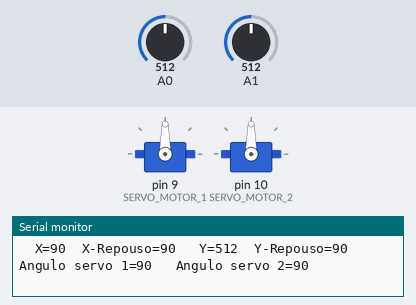
Recording of a program running on a simulated Arduino Uno, built with avr-gcc and run on an emulated ATmega328P. Parts: 2 × servo, the last lines printed to the serial monitor. Inputs (shaded band) come from the test bench; at power-on: A0 = 512, A1 = 512.

Above: at 1.2 s.
1.3 s: A0 set to 716
At 2.0 s:
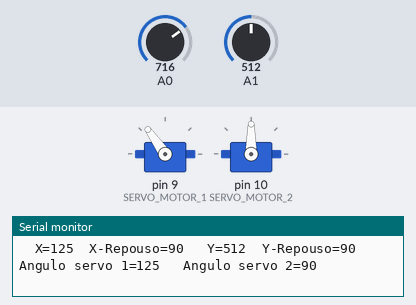
2.8 s: A0 set to 580
At 3.9 s:
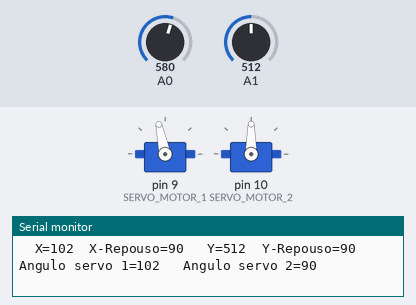
4.3 s: A0 set to 556
At 5.9 s:
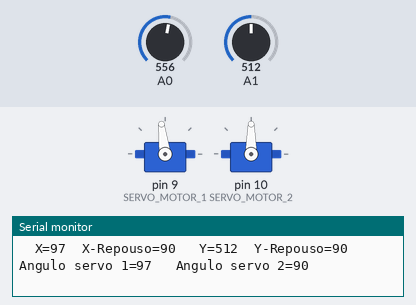
7.3 s: A0 set to 306
At 8.7 s:
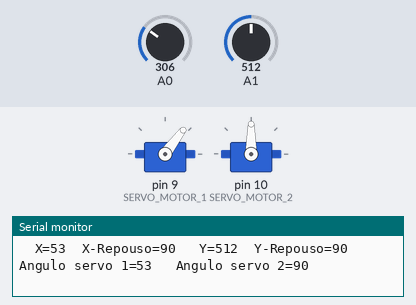
9.0 s: A0 set to 900
At 10.2 s:
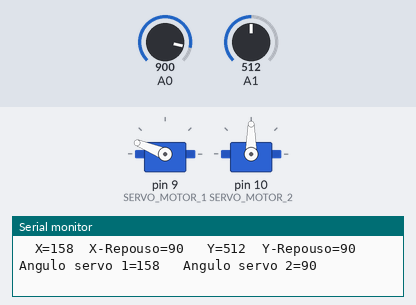
10.5 s: A1 set to 110
13.5 s: A1 set to 90
Timing chart, 0 to 16.0 s (numbered marks = the images above; inputs shaded):
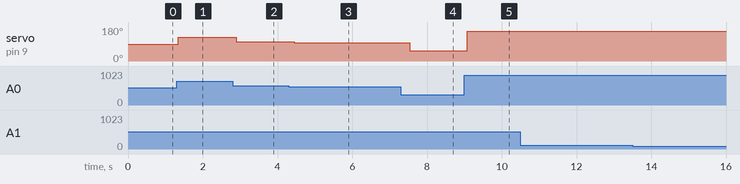

Measured:
- after the input at 1.3 s, servo on pin 9 (SERVO_MOTOR_1): 90° → 125° at once
- after the input at 2.8 s, servo on pin 9 (SERVO_MOTOR_1): 125° → 102° after 0.10 s
- after the input at 4.3 s, servo on pin 9 (SERVO_MOTOR_1): 102° → 97° after 0.15 s
- after the input at 7.3 s, servo on pin 9 (SERVO_MOTOR_1): 97° → 53° after 0.23 s
- after the input at 9.0 s, servo on pin 9 (SERVO_MOTOR_1): 53° → 158° after 0.08 s

The program:

main.cpp
```cpp
#include <Arduino.h>
#include <Servo.h>

#define SERVO_MOTOR_1 9
#define SERVO_MOTOR_2 10
// #define J1_Z 2

//Criando um objeto da classe Servo
Servo servo1;
Servo servo2;

int const ponto_inicial = 90;

int joystickX = 0;
int joystickY = 0;
// int joystickZ = 0;

int joystickRepousoX = 0;
int joystickRepousoY = 0;
// int joystickRepousoZ = 0;


//Este método é responsável apenas por imprimir no
//Serial Monitor os valores dos eixos X, Y e Z.
void imprimeEixos() {

  //imprime o valor do eixoX
  Serial.print("  X=");
  Serial.print(joystickX);
  Serial.print("  X-Repouso=");
  Serial.print(joystickRepousoX);

  //imprime o valor do eixoY
  Serial.print("   Y=");
  Serial.print(joystickY);
  Serial.print("  Y-Repouso=");
  Serial.print(joystickRepousoY);

  // //imprime o valor do eixoZ
  // Serial.print("   Z=");
  // Serial.println(joystickZ);

  Serial.print("   Angulo servo 1=");
  Serial.print(servo1.read());

  Serial.print("   Angulo servo 2=");
  Serial.println(servo2.read());

}

void setup() {

  //Ativando o Serial Monitor que exibirá os
  //valores lidos no Joystick
  Serial.begin(9600);

  //associando o pino digital de controle do
  //servo ao objeto da classe Servo
  servo1.attach(SERVO_MOTOR_1);
  servo2.attach(SERVO_MOTOR_2);

  //Definindo eixoZ como um pino de entrada
  //pinMode(EIXO_X, INPUT);
  //pinMode(EIXO_Y, INPUT);
  //pinMode(EIXO_Z, INPUT_PULLUP);

  servo1.write(ponto_inicial);

  joystickRepousoX = map(analogRead(A0), 0, 1023, 0, 180);
  joystickRepousoY = map(analogRead(A1), 0, 1023, 0, 180);

}

void loop() {
  //Lê o valor do eixoX
  joystickX = analogRead(A0);
  joystickY = analogRead(A1);
  //joystickZ = digitalRead(EIXO_Z);

  //mapeando o valor lido no joystick para a escala do
  //servo (entre 0 e 180)
  joystickX = map(joystickX, 0, 1023, 0, 180);
  //joystickY = map(joystickY, 0, 1023, 0, 180);
  //joystickZ = map(joystickZ, 0, 1, 0, 45);

  imprimeEixos();

  if(joystickX != joystickRepousoX){
    // x não está em repouso
    //definindo o valor/posição do servomotor
    servo1.write(joystickX);
  }
  // se quiser voltar ao ponto inicial
  // else {
  //   servo1.write(ponto_inicial);
  // }

  // if(joystickY != joystickRepousoY){
  //   // y não está em repouso
  //   servo.write(joystickY);
  // }

  // z foi pressionado
  //servo.write(joystickZ);

  //espera 200 milisegundos.
  delay(200);
}
```
